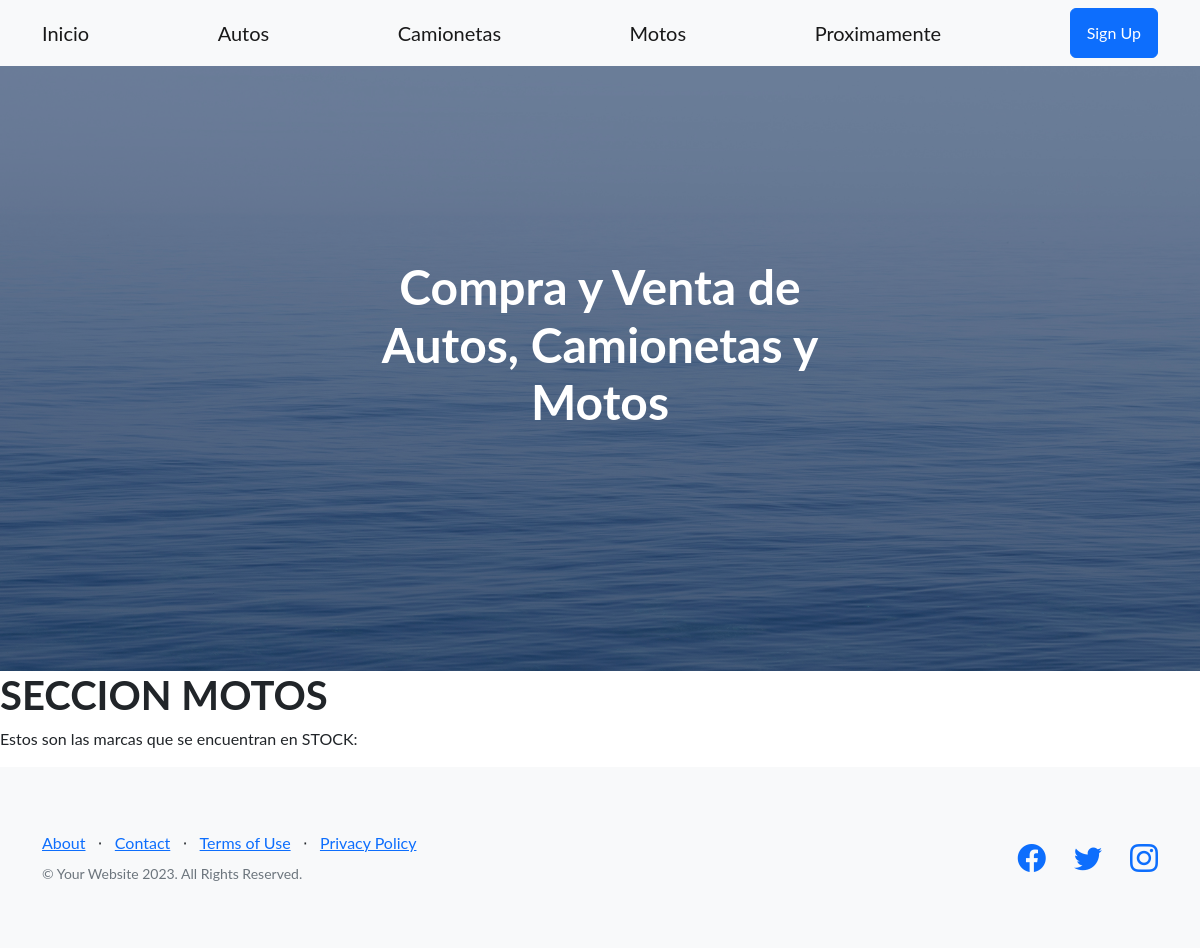
Page /CompraVenta/stock-motos/ on the earlier database version.
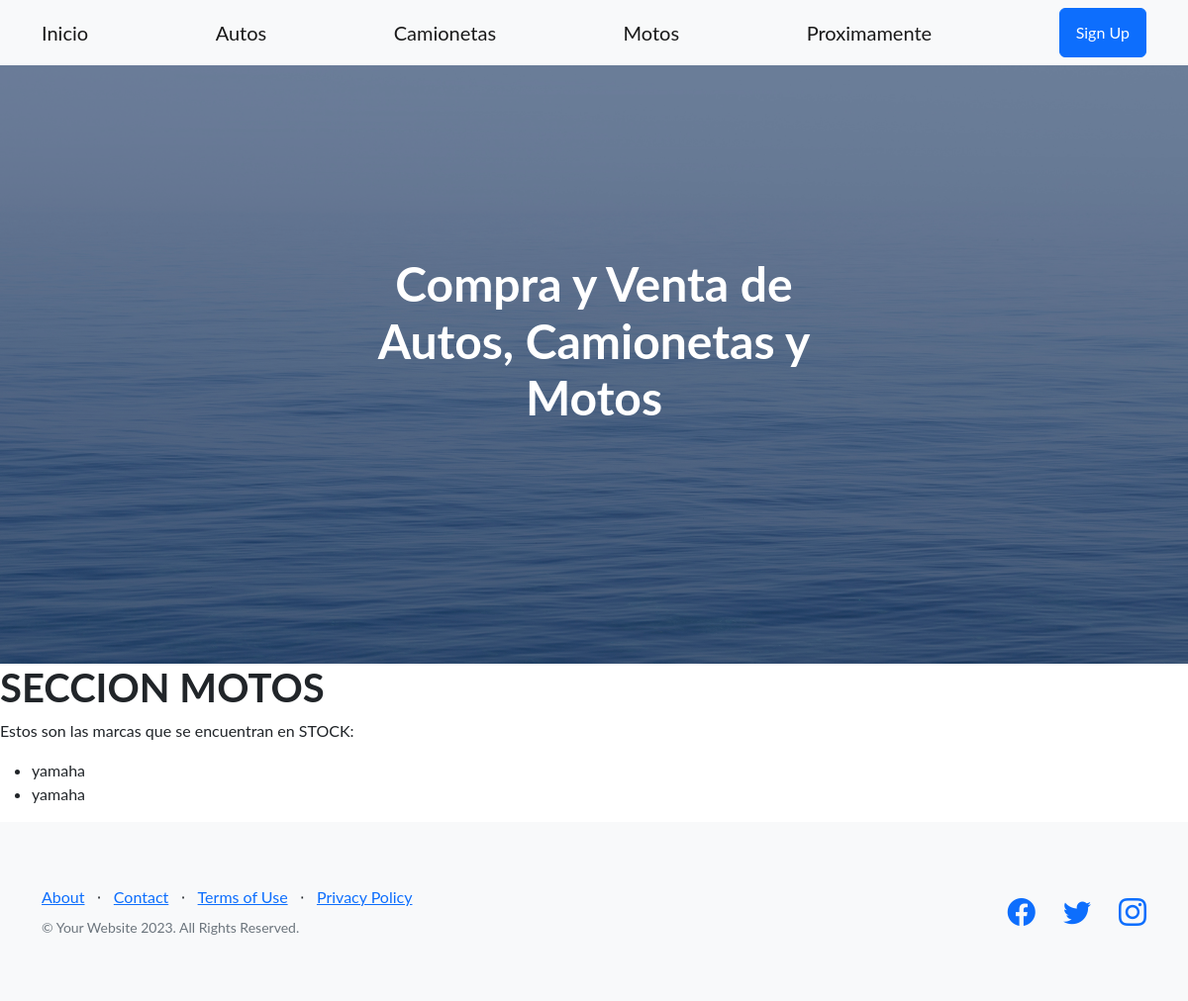
Same page on the later database version.
### CompraVenta/models.py (models this page shows)
class Moto(models.Model):
    marca = models.CharField(max_length=50)
    modelo = models.CharField(max_length=50)
    anio = models.IntegerField(max_length=4)

### CompraVenta/views.py (the view)
# urls.py: path('stock-motos/', stock_motos, name="Stock_Motos"),
def stock_motos(req):
     stock = Moto.objects.all()
     return render(req, "stock_motos.html", {"stock_motos": stock})

### CompraVenta/templates/stock_motos.html
{% extends 'padre.html' %}
{% block ContenidoQueCambia %}
<h1>SECCION MOTOS</h1>
<p>Estos son las marcas que se encuentran en STOCK:</p>
    <ul>
        {% for moto in stock_motos  %}
            <li>{{moto.marca}}</li>
        {% endfor %}
    </ul>
{% endblock ContenidoQueCambia %}

Differences in the rows shown:
added Moto: marca "yamaha"
added Moto: marca "yamaha"
